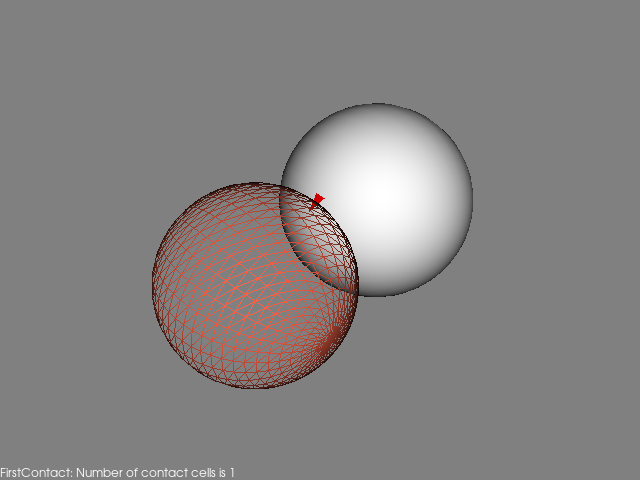

Reproduce this figure in Python.
#!/usr/bin/env python

# Demonstrate vtkCollisionDetectionFilter in FirstContact mode by creating
# two spheres, translating one toward the other, detecting the first
# collision, and rendering the wireframe spheres with contact lines.

# Factory overrides
import vtkmodules.vtkInteractionStyle  # noqa: F401
import vtkmodules.vtkRenderingOpenGL2  # noqa: F401

from vtkmodules.vtkCommonColor import vtkNamedColors
from vtkmodules.vtkCommonMath import vtkMatrix4x4
from vtkmodules.vtkCommonTransforms import vtkTransform
from vtkmodules.vtkFiltersModeling import vtkCollisionDetectionFilter
from vtkmodules.vtkFiltersSources import vtkSphereSource
from vtkmodules.vtkRenderingCore import (
    vtkActor,
    vtkPolyDataMapper,
    vtkRenderWindow,
    vtkRenderWindowInteractor,
    vtkRenderer,
    vtkTextActor,
)

named_colors = vtkNamedColors()

# Two spheres
sphere_0 = vtkSphereSource()
sphere_0.SetRadius(0.29)
sphere_0.SetPhiResolution(31)
sphere_0.SetThetaResolution(31)
sphere_0.SetCenter(0.0, 0.0, 0.0)

sphere_1 = vtkSphereSource()
sphere_1.SetPhiResolution(30)
sphere_1.SetThetaResolution(30)
sphere_1.SetRadius(0.3)

# Transform and matrix for collision detection
matrix_1 = vtkMatrix4x4()
transform_0 = vtkTransform()

# Collision detection filter — FirstContact mode
collide = vtkCollisionDetectionFilter()
collide.SetInputConnection(0, sphere_0.GetOutputPort())
collide.SetTransform(0, transform_0)
collide.SetInputConnection(1, sphere_1.GetOutputPort())
collide.SetMatrix(1, matrix_1)
collide.SetBoxTolerance(0.0)
collide.SetCellTolerance(0.0)
collide.SetNumberOfCellsPerNode(2)
collide.SetCollisionModeToFirstContact()
collide.GenerateScalarsOn()

# Sphere 0 actor (wireframe)
mapper_0 = vtkPolyDataMapper()
mapper_0.SetInputConnection(collide.GetOutputPort(0))
mapper_0.ScalarVisibilityOff()

actor_0 = vtkActor()
actor_0.SetMapper(mapper_0)
actor_0.GetProperty().BackfaceCullingOn()
actor_0.SetUserTransform(transform_0)
actor_0.GetProperty().SetDiffuseColor(named_colors.GetColor3d("Tomato"))
actor_0.GetProperty().SetRepresentationToWireframe()

# Sphere 1 actor
mapper_1 = vtkPolyDataMapper()
mapper_1.SetInputConnection(collide.GetOutputPort(1))

actor_1 = vtkActor()
actor_1.SetMapper(mapper_1)
actor_1.GetProperty().BackfaceCullingOn()
actor_1.SetUserMatrix(matrix_1)

# Contact lines actor
mapper_contacts = vtkPolyDataMapper()
mapper_contacts.SetInputConnection(collide.GetContactsOutputPort())
mapper_contacts.SetResolveCoincidentTopologyToPolygonOffset()

actor_contacts = vtkActor()
actor_contacts.SetMapper(mapper_contacts)
actor_contacts.GetProperty().SetColor(0, 0, 0)
actor_contacts.GetProperty().SetLineWidth(3.0)

# Text actor for collision info
text_actor = vtkTextActor()

# Renderer
renderer = vtkRenderer()
renderer.UseHiddenLineRemovalOn()
renderer.AddActor(actor_0)
renderer.AddActor(actor_1)
renderer.AddActor(actor_contacts)
renderer.AddActor(text_actor)
renderer.SetBackground(0.5, 0.5, 0.5)

# Window
render_window = vtkRenderWindow()
render_window.SetSize(640, 480)
render_window.AddRenderer(renderer)
render_window.SetWindowName("collision detection first contact")

# Interactor
interactor = vtkRenderWindowInteractor()
interactor.SetRenderWindow(render_window)

# Translate sphere 0 toward sphere 1
delta_x = 0.1
num_steps = 20
transform_0.Translate(-num_steps * delta_x - 0.3, 0.0, 0.0)
render_window.Render()
renderer.GetActiveCamera().Azimuth(-45)
renderer.GetActiveCamera().Elevation(45)
renderer.GetActiveCamera().Dolly(1.2)

for i in range(num_steps):
    transform_0.Translate(delta_x, 0.0, 0.0)
    renderer.ResetCameraClippingRange()
    text_actor.SetInput(
        f"{collide.GetCollisionModeAsString()}: "
        f"Number of contact cells is {collide.GetNumberOfContacts()}"
    )
    render_window.Render()
    if collide.GetNumberOfContacts() > 0:
        break

renderer.ResetCamera()

interactor.Initialize()
interactor.Start()
